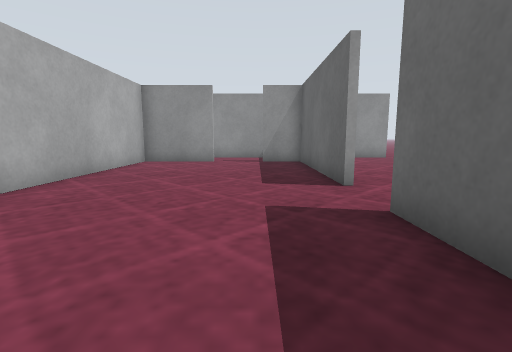
View 1 (above)

13 first-person views from a walk through a robot-simulator world made for Gazebo. The camera is 0.5 m above the floor, tilts 8° down and sees 85° across. The floor is counted in squares, 0.5 m on a side. Each view is taken from the middle of a square. On the plan, view 1 faces up. The plan holds only what a view shows up to about 11 squares ahead; the rest is blank. Surface patterns are stand-ins for the level's own textures.

View 2
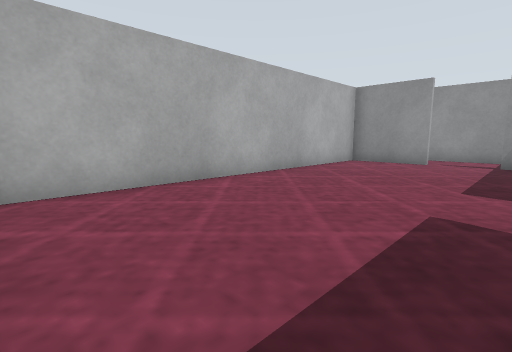

View 3
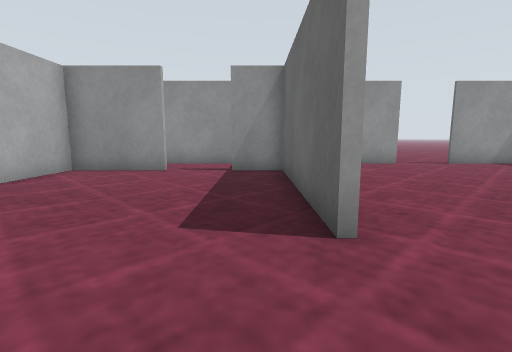

View 4
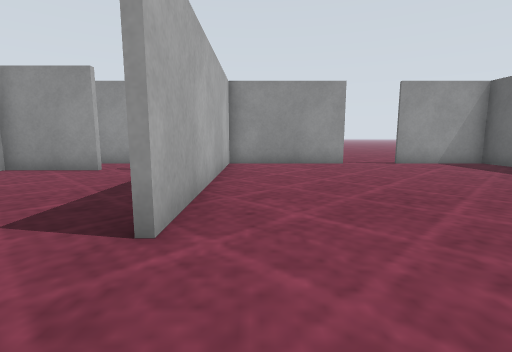

View 5
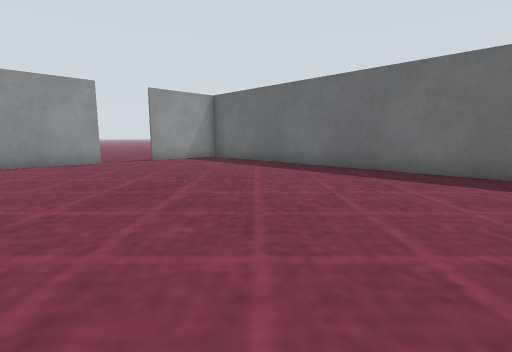

View 6
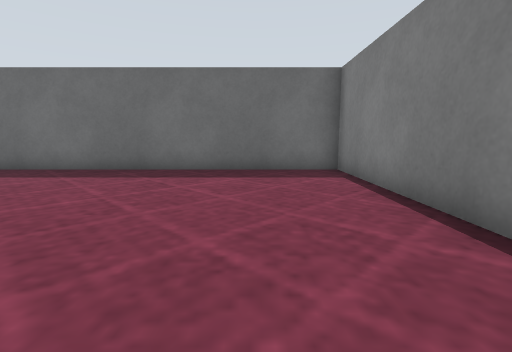

View 7
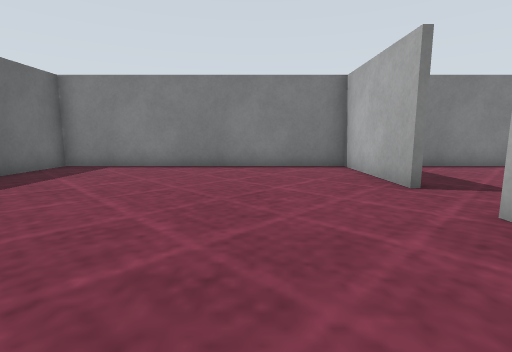

View 8
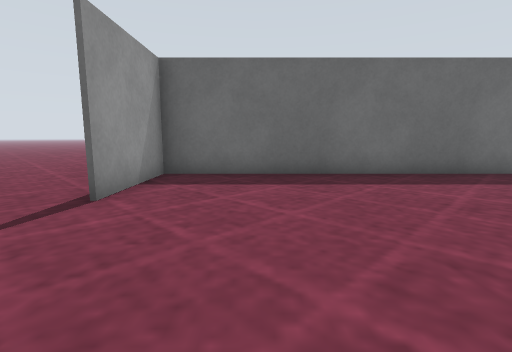

View 9
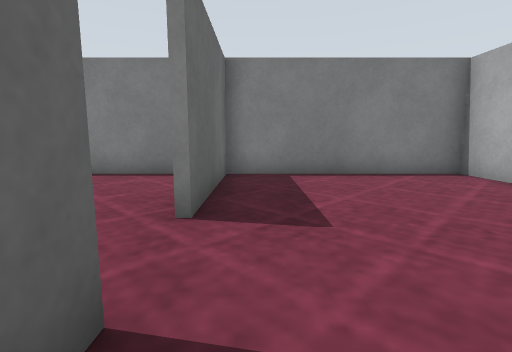

View 10
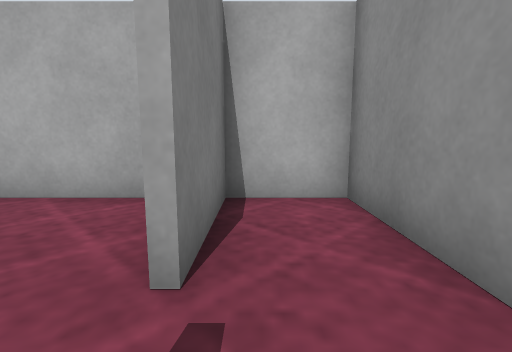

View 11
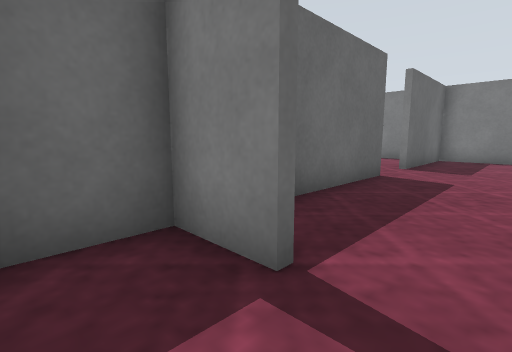

View 12
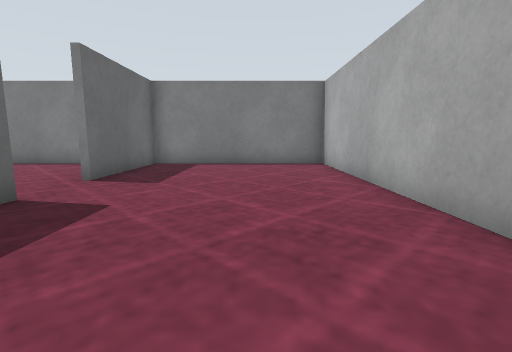

View 13
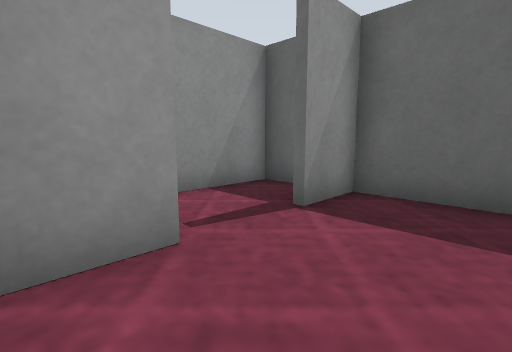

### Floor plan
Ten units are one square. View 1 is at (0, 0); x grows to the right and y downward. Boxes are objects, and circles mark ways between rooms. Rooms are numbered by the first view taken in them; rooms with no view inside come last. Other rooms are left out.
<svg viewBox="-50 -140 170 150">
<path fill="none" stroke="#000" d="M18 -56 18 -105M-16 -113 -45 -113 -45 5 20 5M18 5 18 -38M19 -113 2 -113M20 -38 20 5 115 5 115 -135 82 -135M64 -135 20 -135 20 -56M2 -115 19 -115M18 -105 18 -135 -45 -135 -45 -115 -16 -115"/>
<circle cx="20" cy="-45" r="3" fill="#2a7"/>
<circle cx="-5" cy="-110" r="3" fill="#2a7"/>
<text x="-20" y="-50">1</text>
<text x="70" y="-70">2</text>
<text x="-10" y="-120">3</text>
</svg>
Room 1 opens to room 2. Room 1 opens to room 3.

Where each view was taken, in squares from view 1:
view 1: 0 up, 0 right, facing up
view 2: 0 up, 1 right, facing up-left
view 3: 3 up, 1 right, facing up
view 4: 3 up, 3 right, facing up
view 5: 2 up, 3 right, facing up-right
view 6: 2 up, 3 right, facing right
view 7: 9 up, 5 right, facing down
view 8: 11 up, 4 right, facing right
view 9: 7 up, 1 right, facing down
view 10: 12 up, 0 right, facing left
view 11: 13 up, 1 left, facing down-right
view 12: 10 up, 2 left, facing down
view 13: 9 up, 3 left, facing up-right
